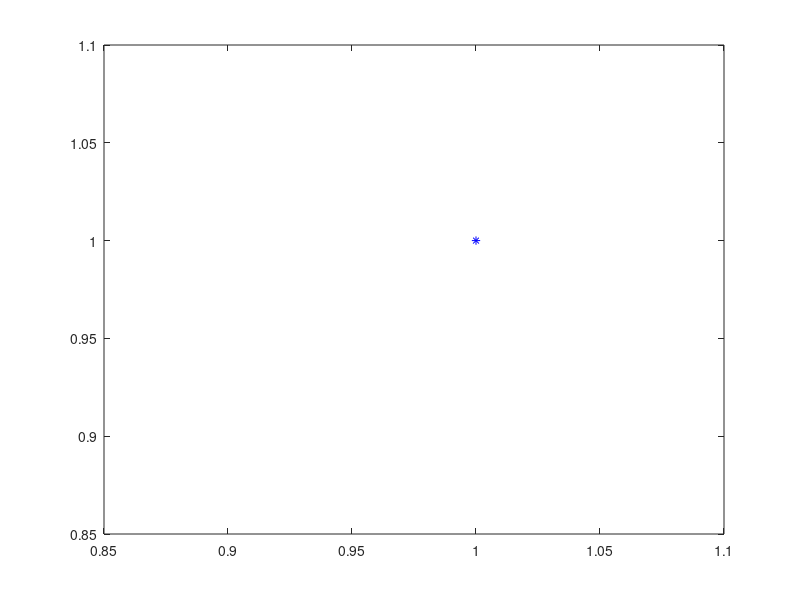

The MATLAB script that drew this image:
clear;close all;clc
F = @(x,y) [x-y.^2; x.^2+(y-3).^2-5];
JF = @(x,y) [1,-2*y;2*x,2.*(y-3)];

% aproximacion inicial a punto (x,y) donde se cortan los graficos de f1 y
% f2
% Puede cambiar esta aproximacion inicial y observar como cambia el 
% comportamiento del metodo
x0 = [-2;-1];

% tolerancia exigida a metodo de Newton Raphson
epsilon =  1e-9;

% numero maximo de iteraciones a realizar con Newton, para
% controlar que el metodo pare si no llega a cumplirse el criterio de
% detencion visto en clase
max_it = 100; 

% graficando aproximacion inicial para metodo de newton
plot(x0(1),x0(2),'*b');

for it = 1 : max_it
        % resolviendo sistema de ecuaciones para calcular nueva aproximacion
        % a cero de F
        delta = -JF(x0(1),x0(2))\F(x0(1),x0(2));
        % actualizando aproximacion a cero de F
        x = x0 + delta;
        % mostrando nueva aproximacion a cero de F
        plot(x(1),x(2),'*b');
        if norm(delta) < epsilon
            % newton termino exitosamente
            disp('newton encontro aproximacion a cero de F')
            break
        else
            x0 = x;
        end
end

% Resultados
disp('aproximacion a cero de F')
x
disp('norma de F(x) debe ser casi cero')
norm(F(x(1),x(2)))
disp('cantidad de iteraciones de metodo de newton')
it